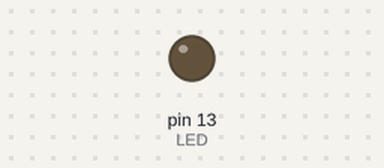
Recording of a sketch running on a simulated Arduino Uno, built with avr-gcc and run on an emulated ATmega328P. Shown: output pins drawn as LEDs (lit = HIGH).

Above: at 0.05 s.
At 4.55 s:
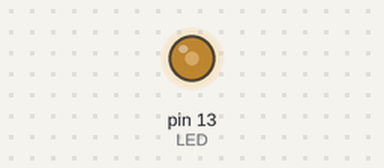
At 9.15 s:
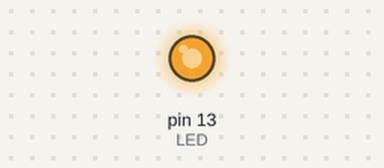
At 18.25 s:
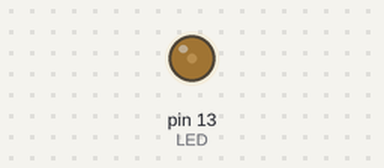
Timing chart, 0 to 26.1 s (numbered marks = the images above):
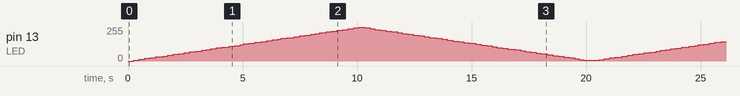

The sketch:

bonus2.ino
```cpp
/*
This is a code for NYCU EElab sem 2 Lab 06 bonus 2
Written By Keith Lin (KYLiN)
Date : 2022 / 3 / 30
*/

#define LED 13
boolean state = HIGH;
//ref :-> https://www.youtube.com/watch?v=DH_h28XHz8U
void setup() { // set the LED pin mode
    pinMode(LED, OUTPUT);
}

// for loop setup
int a = 0;
float step = 0.01, b = 0;

void loop() {

    // let the period do two time
    for (a; a < 1; a++) {
        digitalWrite(LED, HIGH);
        delayMicroseconds(b * 1000.0);
        digitalWrite(LED, LOW);
        delayMicroseconds(1000.0 * (10 - b));

    }
    // change the step and init the a value
    a = 0;
    b += step;

    // over up MAX or lower MIN then change the step
    if (b > 10 || b < 0) {
        step = -step;
    }
}
```
